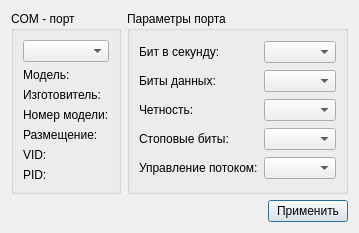
<?xml version="1.0" encoding="UTF-8"?>
<ui version="4.0">
 <class>SettingsDialog</class>
 <widget class="QDialog" name="SettingsDialog">
  <property name="geometry">
   <rect>
    <x>0</x>
    <y>0</y>
    <width>346</width>
    <height>216</height>
   </rect>
  </property>
  <property name="windowTitle">
   <string>Конфигурация соединения</string>
  </property>
  <property name="windowIcon">
   <iconset resource="vldiscovery.qrc">
    <normaloff>:/PNG/Attention.png</normaloff>:/PNG/Attention.png</iconset>
  </property>
  <layout class="QGridLayout" name="gridLayout_3">
   <item row="0" column="0">
    <widget class="QGroupBox" name="selectBox">
     <property name="title">
      <string>COM - порт</string>
     </property>
     <layout class="QGridLayout" name="gridLayout">
      <item row="0" column="0">
       <widget class="QComboBox" name="portBox"/>
      </item>
      <item row="1" column="0">
       <widget class="QLabel" name="descriptionLabel">
        <property name="text">
         <string>Модель:</string>
        </property>
       </widget>
      </item>
      <item row="2" column="0">
       <widget class="QLabel" name="manufacturerLabel">
        <property name="text">
         <string>Изготовитель:</string>
        </property>
       </widget>
      </item>
      <item row="3" column="0">
       <widget class="QLabel" name="serialNumberLabel">
        <property name="text">
         <string>Номер модели:</string>
        </property>
       </widget>
      </item>
      <item row="4" column="0">
       <widget class="QLabel" name="locationLabel">
        <property name="text">
         <string>Размещение:</string>
        </property>
       </widget>
      </item>
      <item row="5" column="0">
       <widget class="QLabel" name="vidLabel">
        <property name="text">
         <string>VID:</string>
        </property>
       </widget>
      </item>
      <item row="6" column="0">
       <widget class="QLabel" name="pidLabel">
        <property name="text">
         <string>PID:</string>
        </property>
       </widget>
      </item>
     </layout>
    </widget>
   </item>
   <item row="0" column="1">
    <widget class="QGroupBox" name="parametersBox">
     <property name="title">
      <string>Параметры порта</string>
     </property>
     <layout class="QGridLayout" name="gridLayout_2">
      <item row="0" column="0">
       <widget class="QLabel" name="baudRateLabel">
        <property name="text">
         <string>Бит в секунду:</string>
        </property>
       </widget>
      </item>
      <item row="0" column="1">
       <widget class="QComboBox" name="baudRateBox"/>
      </item>
      <item row="1" column="0">
       <widget class="QLabel" name="dataBitsLabel">
        <property name="text">
         <string>Биты данных:</string>
        </property>
       </widget>
      </item>
      <item row="1" column="1">
       <widget class="QComboBox" name="dataBitsBox"/>
      </item>
      <item row="2" column="0">
       <widget class="QLabel" name="parityLabel">
        <property name="text">
         <string>Четность:</string>
        </property>
       </widget>
      </item>
      <item row="2" column="1">
       <widget class="QComboBox" name="parityBox"/>
      </item>
      <item row="3" column="0">
       <widget class="QLabel" name="stopBitsLabel">
        <property name="text">
         <string>Стоповые биты:</string>
        </property>
       </widget>
      </item>
      <item row="3" column="1">
       <widget class="QComboBox" name="stopBitsBox"/>
      </item>
      <item row="4" column="0">
       <widget class="QLabel" name="flowControlabel">
        <property name="text">
         <string>Управление потоком:</string>
        </property>
       </widget>
      </item>
      <item row="4" column="1">
       <widget class="QComboBox" name="flowControlBox"/>
      </item>
     </layout>
    </widget>
   </item>
   <item row="1" column="0" colspan="2">
    <layout class="QHBoxLayout" name="horizontalLayout">
     <item>
      <spacer name="horizontalSpacer">
       <property name="orientation">
        <enum>Qt::Horizontal</enum>
       </property>
       <property name="sizeHint" stdset="0">
        <size>
         <width>238</width>
         <height>20</height>
        </size>
       </property>
      </spacer>
     </item>
     <item>
      <widget class="QPushButton" name="pushButton">
       <property name="text">
        <string>Применить</string>
       </property>
      </widget>
     </item>
    </layout>
   </item>
  </layout>
 </widget>
 <resources>
  <include location="vldiscovery.qrc"/>
 </resources>
 <connections/>
</ui>
